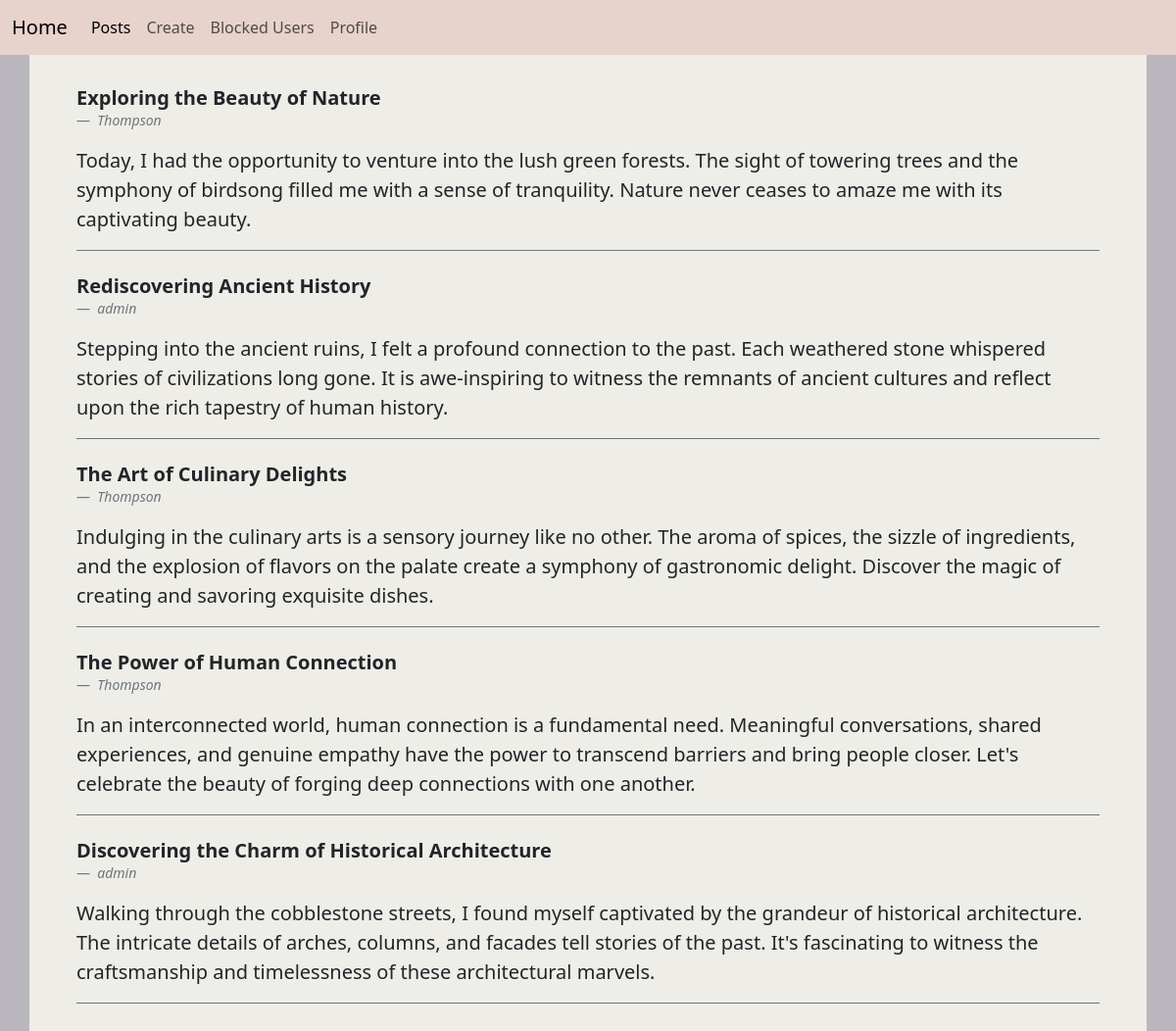
Screenshot of /posts/ (signed in) with the database file from the repository.
### posts/models.py (models this page shows, shortened)
class Post(models.Model):
    title = models.CharField(max_length=255)
    author = models.ForeignKey(User, on_delete=models.CASCADE, null=True, blank=True)
    content = models.TextField(null=True, blank=True)
    created_at = models.DateTimeField(default=timezone.now)
    last_updated = models.DateTimeField(auto_now=True)
    files = models.FileField(upload_to='post_files/', blank=True, null=True)

### posts/views.py (the view)
# urls.py: path('posts/', posts_view, name='posts'),
def posts_view(request):
    blocked_users = request.user.userprofile.blocked_users.all()
    posts = Post.objects.exclude(author__in=blocked_users).exclude(author=request.user)
    return render(request, 'posts.html', {'posts': posts})

### posts/templates/posts.html (shortened to what this page needs)
<!DOCTYPE html>
<html lang="en">
<head>
    <link href="https://cdn.jsdelivr.net/npm/bootstrap@5.3.0/dist/css/bootstrap.min.css" rel="stylesheet"
>
</head>
<body style="background-color: #B9B7BD">
<nav class="navbar navbar-expand-lg " style="background-color: #E7D2CC">
    <div class="container-fluid">
        <a class="navbar-brand" href="{% url 'posts' %}">Home</a>
        <div class="collapse navbar-collapse" id="navbarNav">
            <ul class="navbar-nav">
                <li class="nav-item">
                    <a class="nav-link active" aria-current="page"  href="{% url 'posts' %}">Posts</a>
                </li>
                <li class="nav-item">
                    <a class="nav-link" href="{% url 'add' %}">Create</a>
                </li>
                <li class="nav-item">
                    <a class="nav-link" href="{% url 'blockedUsers' %}">Blocked Users</a>
                </li>
                <li class="nav-item">
                    <a class="nav-link" href="{% url 'profile' %}">Profile</a>
                </li>
            </ul>
        </div>
    </div>
</nav>
<div class="container py-4 px-5" style="background-color: #EEEDE7">
    <div>
        {% for post in posts %}
        <figure class="start border-bottom border-secondary pt-2">
            <blockquote class="blockquote display-6 fw-semibold">
                <p>{{post.title}}</p>
            </blockquote>
            <figcaption class="blockquote-footer">
                <cite title="Source Title">{{post.author}}</cite>
            </figcaption>
            <p class="lead">
                {{post.content}}
            </p>
        </figure>
        {% endfor %}
    </div>
</div>
</body>
</html>

### rows the page displays
Post: title "Exploring the Beauty of Nature", author "Thompson", content "Today, I had the opportunity to venture into the lush green forests. The sight of towering trees and the symphony of birdsong filled me with a sense of tranquility. Nature never ceases to amaze me with its captivating beauty."
Post: title "Rediscovering Ancient History", author "admin", content "Stepping into the ancient ruins, I felt a profound connection to the past. Each weathered stone whispered stories of civilizations long gone. It is awe-inspiring to witness the remnants of ancient cultures and reflect upon the rich tapestry of human history."
Post: title "The Art of Culinary Delights", author "Thompson", content "Indulging in the culinary arts is a sensory journey like no other. The aroma of spices, the sizzle of ingredients, and the explosion of flavors on the palate create a symphony of gastronomic delight. Discover the magic of creating and savoring exquisite dishes."
Post: title "The Power of Human Connection", author "Thompson", content "In an interconnected world, human connection is a fundamental need. Meaningful conversations, shared experiences, and genuine empathy have the power to transcend barriers and bring people closer. Let's celebrate the beauty of forging deep connections with one another."
Post: title "Discovering the Charm of Historical Architecture", author "admin", content "Walking through the cobblestone streets, I found myself captivated by the grandeur of historical architecture. The intricate details of arches, columns, and facades tell stories of the past. It's fascinating to witness the craftsmanship and timelessness of these architectural marvels."
